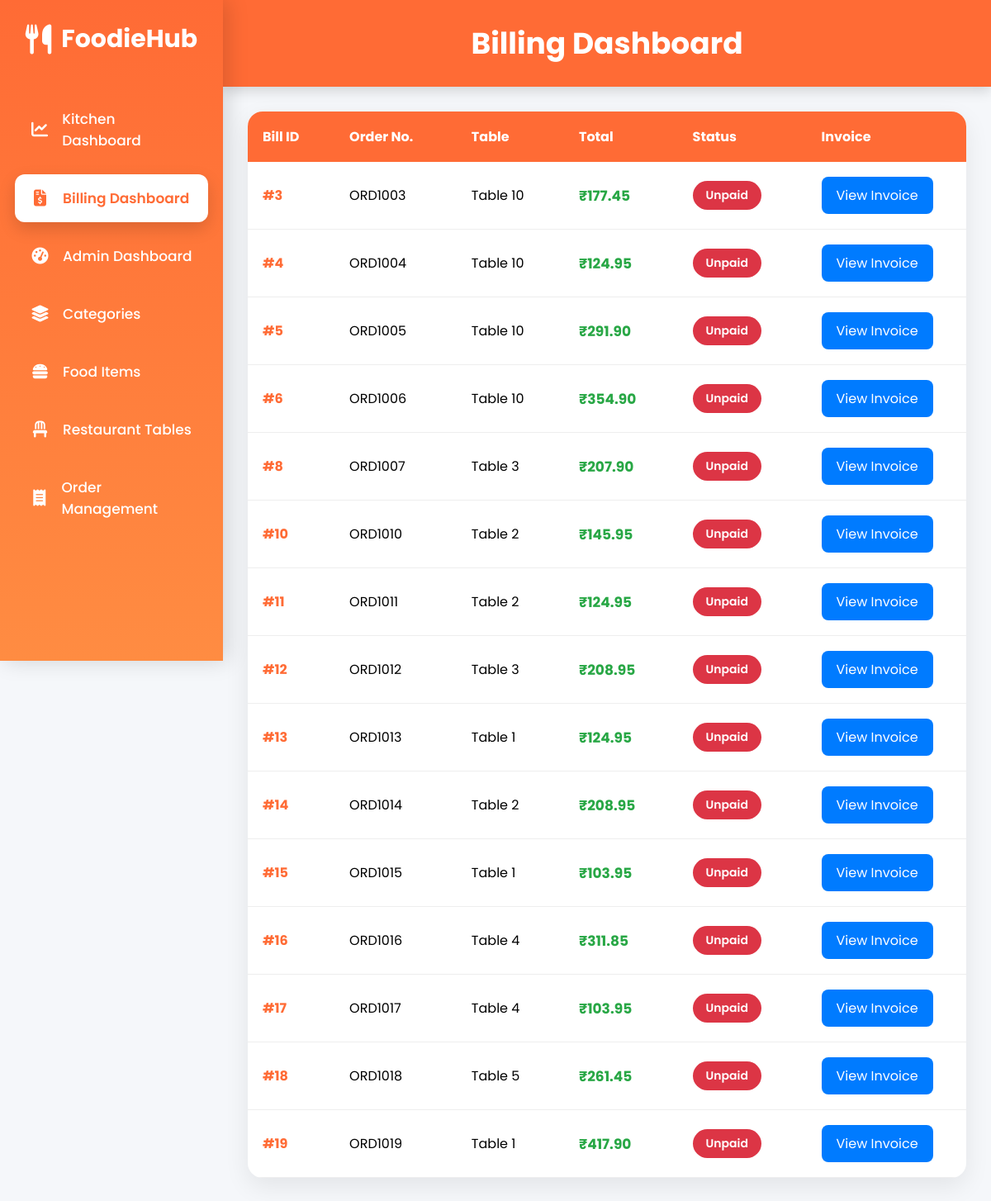
The app's page /billing/ with its own data.
### billing/models.py (models this page shows, shortened)
class Bill(models.Model):
    PAYMENT_METHODS = (
        ('Cash', 'Cash'),
        ('Card', 'Card'),
        ('UPI', 'UPI'),
    )
    PAYMENT_STATUS = (
        ('Paid', 'Paid'),
        ('Unpaid', 'Unpaid'),
    )
    order = models.OneToOneField(Order, on_delete=models.CASCADE)
    subtotal = models.DecimalField(max_digits=10, decimal_places=2)
    gst = models.DecimalField(max_digits=10, decimal_places=2)
    grand_total = models.DecimalField(max_digits=10, decimal_places=2)
    payment_method = models.CharField(max_length=20, choices=PAYMENT_METHODS)
    payment_status = models.CharField(max_length=20, choices=PAYMENT_STATUS)

### orders/models.py (models this page shows, shortened)
class Order(models.Model):
    STATUS = (
        ('Pending', 'Pending'),
        ('Preparing', 'Preparing'),
        ('Ready', 'Ready'),
        ('Completed', 'Completed'),
    )
    table = models.ForeignKey(RestaurantTable, on_delete=models.CASCADE)
    order_number = models.CharField(max_length=20, unique=True)
    order_date = models.DateTimeField(auto_now_add=True)
    status = models.CharField(max_length=20, choices=STATUS, default='Pending')
    total_amount = models.DecimalField(max_digits=10, decimal_places=2, default=0)

class RestaurantTable(models.Model):
    table_number = models.IntegerField(unique=True)
    STATUS = (
        ('Available','Available'),
        ('Occupied','Occupied'),
    )
    status = models.CharField(
        max_length=20,
        choices=STATUS,
        default='Available'
    )
    qr_code = models.ImageField(
        upload_to="qr_codes/",
        blank=True,
        null=True
    )

### billing/views.py (the view)
# urls.py: path("", views.billing_dashboard, name="billing_dashboard"),
def billing_dashboard(request):
    bills = Bill.objects.filter(
        payment_status="Unpaid"
    )
    return render(
        request,
        "billing_dashboard.html",
        {
            "bills": bills
        }
    )

### templates/billing_dashboard.html (shortened to what this page needs)
<!DOCTYPE html>
<html lang="en">
<head>
</head>
<body>
{% include "sidebar.html" %}
<div class="page-content">
    <div class="header">
        <h1>Billing Dashboard</h1>
    </div>
    <div class="container">
        <div class="card">
            <div class="table-responsive">
                <table>
                    <thead>
                        <tr>
                        <th>Bill ID</th>
                        <th>Order No.</th>
                        <th>Table</th>
                        <th>Total</th>
                        <th>Status</th>
                        <th>Invoice</th>
                        </tr>
                    </thead>
                    <tbody>
                        {% for bill in bills %}
                        <tr>
                            <td class="bill-id">#{{ bill.id }}</td>
                            <td>{{ bill.order.order_number }}</td>
                            <td>Table {{ bill.order.table.table_number }}</td>
                            <td class="amount">₹{{ bill.grand_total }}</td>
                            <td>
                                {% if bill.payment_status == "Paid" %}
                                    <span class="status paid">
                                        Paid
                                    </span>
                                {% else %}
                                    <span class="status unpaid">
                                        Unpaid
                                    </span>
                                {% endif %}
                            </td>
                            <td>
                                <a href="{% url 'invoice' bill.id %}" class="view-btn">
                                    View Invoice
                                </a>
                            </td>
                        </tr>
                        {% empty %}
                        <tr>
                            <td colspan="6" style="text-align:center;padding:40px;">
                            No Bills Found
                            </td>
                        </tr>
                        {% endfor %}
                    </tbody>
                </table>
            </div>
        </div>
    </div>
</div>
</body>
</html>

### templates/billing_dashboard.html (style rules this page uses)
* { margin:0; padding:0; box-sizing:border-box; font-family:'Poppins',sans-serif; }
body { background:#f4f7fb; display:flex; }
.page-content { margin-left:270px; width:calc(100% - 270px); min-height:100vh; transition:.3s; }
.header { background:#ff6b35; color:#fff; padding:25px; text-align:center; box-shadow:0 5px 15px rgba(0,0,0,.15); }
.header h1 { font-size:36px; }
.container { padding:30px; width:100%; max-width:1400px; margin:auto; }
.card { background:#fff; border-radius:18px; overflow:hidden; box-shadow:0 10px 30px rgba(0,0,0,.08); width:100%; }
table { width:100%; border-collapse:collapse; min-width:900px; }
.table-responsive { overflow-x:auto; }
thead { background:#ff6b35; color:white; }
thead th { padding:18px; font-size:16px; text-align:left; }
tbody td { padding:18px; border-bottom:1px solid #eee; }
.bill-id { font-weight:bold; color:#ff6b35; }
.amount { color:#28a745; font-weight:bold; font-size:17px; }
.status { display:inline-block; padding:7px 16px; border-radius:25px; color:white; font-size:14px; font-weight:600; }
.unpaid { background:#dc3545; }
.view-btn { display:inline-block; text-decoration:none; background:#007bff; color:white; padding:10px 18px; border-radius:8px; transition:.3s; }

### templates/sidebar.html (style rules this page uses)
* { margin:0; padding:0; box-sizing:border-box; font-family:'Poppins',sans-serif; }
body { background:#f5f7fa; }

### records on screen
Bill: id "3", order.order_number "ORD1003", order.table.table_number "10", grand_total "177.45", payment_status "Unpaid"
Bill: id "4", order.order_number "ORD1004", order.table.table_number "10", grand_total "124.95", payment_status "Unpaid"
Bill: id "5", order.order_number "ORD1005", order.table.table_number "10", grand_total "291.90", payment_status "Unpaid"
Bill: id "6", order.order_number "ORD1006", order.table.table_number "10", grand_total "354.90", payment_status "Unpaid"
Bill: id "8", order.order_number "ORD1007", order.table.table_number "3", grand_total "207.90", payment_status "Unpaid"
Bill: id "10", order.order_number "ORD1010", order.table.table_number "2", grand_total "145.95", payment_status "Unpaid"
Bill: id "11", order.order_number "ORD1011", order.table.table_number "2", grand_total "124.95", payment_status "Unpaid"
Bill: id "12", order.order_number "ORD1012", order.table.table_number "3", grand_total "208.95", payment_status "Unpaid"
Bill: id "13", order.order_number "ORD1013", order.table.table_number "1", grand_total "124.95", payment_status "Unpaid"
Bill: id "14", order.order_number "ORD1014", order.table.table_number "2", grand_total "208.95", payment_status "Unpaid"
Bill: id "15", order.order_number "ORD1015", order.table.table_number "1", grand_total "103.95", payment_status "Unpaid"
Bill: id "16", order.order_number "ORD1016", order.table.table_number "4", grand_total "311.85", payment_status "Unpaid"
Bill: id "17", order.order_number "ORD1017", order.table.table_number "4", grand_total "103.95", payment_status "Unpaid"
Bill: id "18", order.order_number "ORD1018", order.table.table_number "5", grand_total "261.45", payment_status "Unpaid"
Bill: id "19", order.order_number "ORD1019", order.table.table_number "1", grand_total "417.90", payment_status "Unpaid"
